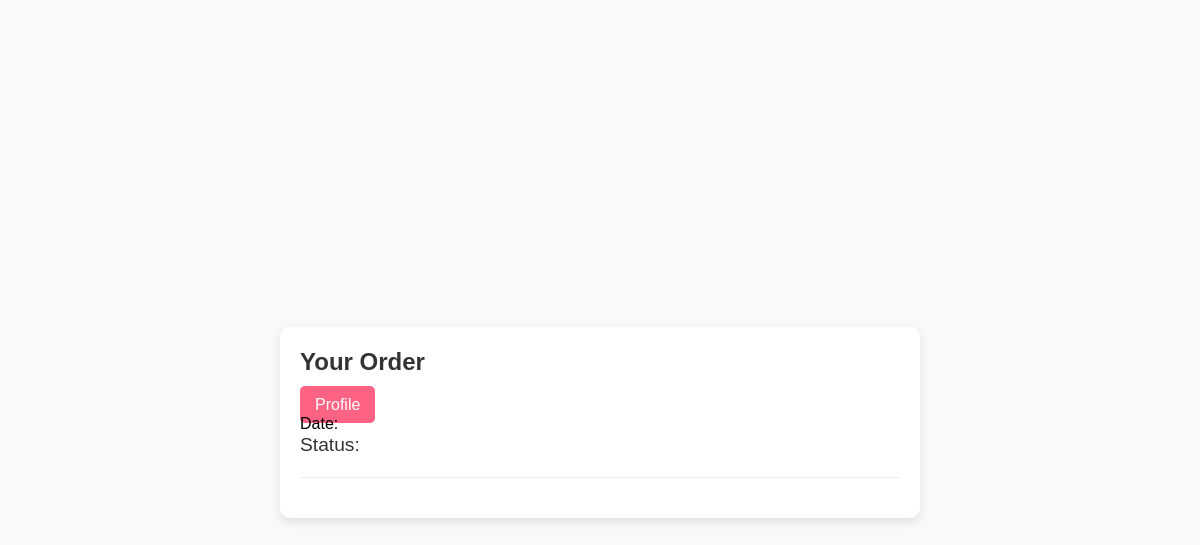
Page /Order/seeOrder/6 (signed in) on the earlier database version.
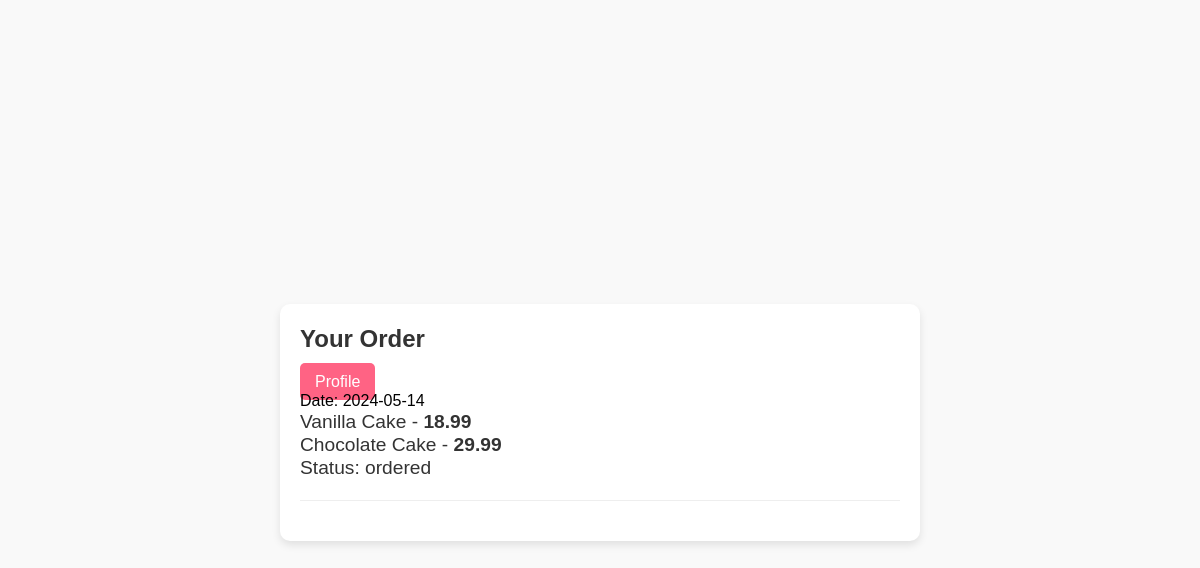
Same page on the later database version.
### tables this page shows
CREATE TABLE `orders` (
  `order_id` int(11) NOT NULL,
  `cart_id` int(11) NOT NULL,
  `profile_id` int(11) NOT NULL,
  `date` date NOT NULL DEFAULT current_timestamp(),
  `status` enum('ordered','pending','delivery','completed') NOT NULL DEFAULT 'ordered'
);

CREATE TABLE `cartDetails` (
  `cart_id` int(11) NOT NULL,
  `product_id` int(11) NOT NULL
);

CREATE TABLE `product` (
  `product_id` int(11) NOT NULL,
  `name` varchar(255) NOT NULL,
  `type` varchar(100) NOT NULL,
  `price` decimal(10,2) NOT NULL,
  `details` text NOT NULL,
  `quantity` int(11) NOT NULL,
  `image_path` varchar(255) NOT NULL
);

### app/core/Controller.php (called while the page is built, shortened)
<?php
class Controller{
	function view($name, $data=null){
		include('app/views/' . $name . '.php');
	}
}

### app/controllers/Order.php (called while the page is built, shortened)
<?php
class Order extends \app\core\Controller {
    public function seeOrder($cart_id){
        $order = new \app\models\Order();
        $order = $order->getOrder($cart_id);
        $cartDetails = new \app\models\CartDetails();
        $cartDetails->cart_id = $order->cart_id;
        $cartDetails = $cartDetails->getCartItems();
        $this->view('Order/seeOrder', [
            'order' => $order,
            'cartDetails' => $cartDetails
        ]);
    }
}

### app/core/App.php (called while the page is built, shortened)
<?php
class App{
    private $routes = [];
    public function addRoute($url,$handler){
        $url = preg_replace('/{([^\/]+)}/', '(?<$1>[^\/]+)', $url);
        $this->routes[$url] = $handler;
    }
    public function resolve($url){
        $matches = [];
        foreach ($this->routes as $routePattern => $controllerMethod) {
            if(preg_match("#^$routePattern$#", $url, $matches)){
                $namedParams = array_filter($matches,
                    function($key) {
                        return !is_numeric($key);
                    }
                    , ARRAY_FILTER_USE_KEY);
                return [$controllerMethod, $namedParams];
            }
        }
        return false;
    }
    function __construct(){
        $url = $_GET['url'];
        [$controllerMethod, $namedParams] = $this->resolve($url);
        [$controller,$method] = explode(',', $controllerMethod);
        $controllerInstance = new $controller();
        call_user_func_array([$controllerInstance, $method], $namedParams);
    }
}

### index.php (called while the page is built, shortened)
<?php
new App();

### app/core/autoload.php (called while the page is built, shortened)
<?php
spl_autoload_register(
    function($class_name){
        $class_name = str_replace('\\', DIRECTORY_SEPARATOR, $class_name);
        if(file_exists($class_name.'.php')){
            return true;
        }
        else
        {
            return false;
        }
    }
);

### app/core/Model.php (called while the page is built, shortened)
<?php
class Model{
	public function __construct(){
		$host = 'localhost';
		$dbname = 'cakedb';
		$user = 'root';
		$pass = '';
	}
}

### app/models/Order.php (called while the page is built, shortened)
<?php
Class Order extends \app\core\Model{
    public function getOrder($cart_id) {
        $SQL = "SELECT * FROM orders WHERE cart_id = :cart_id";
        $STMT = self::$_conn->prepare($SQL);
        $STMT->execute(['cart_id'=>$cart_id]);
        $STMT->setFetchMode(\PDO::FETCH_CLASS,'app\models\Order');
        return $STMT->fetch();
    }
}

### app/models/CartDetails.php (called while the page is built, shortened)
<?php
class CartDetails extends \app\core\Model{
    public $cart_id;
    public function getCartItems() {
        $SQL = 'SELECT * FROM product
                INNER JOIN cartDetails cd ON product.product_id = cd.product_id
                WHERE cd.cart_id = :cart_id';
        $STMT = self::$_conn->prepare($SQL);
        $STMT->execute(['cart_id' => $this->cart_id]);
        $STMT->setFetchMode(\PDO::FETCH_CLASS,'app\models\Product');
        return $STMT->fetchAll();
    }
}

### app/views/Order/seeOrder.php (the view, shortened to what this page needs)
<html lang="en">
<head>
    <link rel="stylesheet" href="/css/base.css">
    <link rel="stylesheet" href="/css/order.css">
</head>
<body>
    <div class="container">
        <h2>Your Order </h2>
        <a href="/Profile/index" class="remove-item-btn">Profile</a>
        <div class="orders">
            <div class="order">
                <div class="order-date">Date: <?= $order->date ?></div>
                <?php foreach ($cartDetails as $product) { ?>
                <div class="order-summary"><?= $product->name ?> - <strong><?= $product->price ?></strong></div>
                <?php } ?>
                <div class="order-summary">Status: <?= $order->status ?></div>
            </div>
        </div>
    </div>
</body>
</html>

### css/base.css (style rules this page uses)
* { margin: 1px 0px; }
body, h1, h2, h3, p, form, input, button, a { font-family: 'Arial', sans-serif; }
body { font-family: 'Arial', sans-serif; background-color: #f9f9f9; display: flex; justify-content: center; align-items: center; padding: 20px; height: 100vh; }
.container { background-color: #fff; padding: 20px; border-radius: 10px; margin: 20px auto; width: 80%; max-width: 600px; box-shadow: 0 4px 8px rgba(0, 0, 0, 0.1); }
h2 { margin-bottom: 20px; color: #333; }
.cart-item, .order, .billing-info, .payment-info { margin-bottom: 20px; border-bottom: 1px solid #eee; padding-bottom: 20px; }

### css/order.css (style rules this page uses)
.cart-item, .order, .billing-info, .payment-info { margin-bottom: 20px; border-bottom: 1px solid #eee; padding-bottom: 20px; }
.cart-item-details h4, .order-summary { font-size: 1.2em; color: #333; }
.remove-item-btn, .view-order-btn, .submit-btn { background-color: #ff6384; color: #fff; padding: 10px 15px; border: none; border-radius: 5px; cursor: pointer; text-decoration: none; }

Differences in the rows shown:
added orders: date "2024-05-14", status "ordered"
added cartdetails: product.name "Vanilla Cake", product.price "18.99"
added cartdetails: product.name "Chocolate Cake", product.price "29.99"
